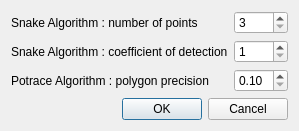
<?xml version="1.0" encoding="UTF-8"?>
<ui version="4.0">
 <class>Dialog</class>
 <widget class="QDialog" name="Dialog">
  <property name="geometry">
   <rect>
    <x>0</x>
    <y>1</y>
    <width>271</width>
    <height>121</height>
   </rect>
  </property>
  <property name="sizePolicy">
   <sizepolicy hsizetype="Fixed" vsizetype="Fixed">
    <horstretch>0</horstretch>
    <verstretch>0</verstretch>
   </sizepolicy>
  </property>
  <property name="windowTitle">
   <string>Dialog</string>
  </property>
  <layout class="QFormLayout" name="formLayout">
   <item row="0" column="0">
    <widget class="QLabel" name="label">
     <property name="text">
      <string>Snake Algorithm : number of points</string>
     </property>
    </widget>
   </item>
   <item row="0" column="1">
    <widget class="QSpinBox" name="numberPointsSnake">
     <property name="minimum">
      <number>3</number>
     </property>
     <property name="maximum">
      <number>3000</number>
     </property>
    </widget>
   </item>
   <item row="1" column="0">
    <widget class="QLabel" name="label_2">
     <property name="text">
      <string>Snake Algorithm : coefficient of detection</string>
     </property>
    </widget>
   </item>
   <item row="1" column="1">
    <widget class="QSpinBox" name="coeffDetectSnake">
     <property name="minimum">
      <number>1</number>
     </property>
     <property name="maximum">
      <number>50</number>
     </property>
    </widget>
   </item>
   <item row="2" column="0">
    <widget class="QLabel" name="label_3">
     <property name="text">
      <string>Potrace Algorithm : polygon precision</string>
     </property>
    </widget>
   </item>
   <item row="2" column="1">
    <widget class="QDoubleSpinBox" name="precisionPotrace">
     <property name="minimum">
      <double>0.100000000000000</double>
     </property>
     <property name="maximum">
      <double>4.000000000000000</double>
     </property>
     <property name="singleStep">
      <double>0.100000000000000</double>
     </property>
    </widget>
   </item>
   <item row="3" column="0" colspan="2">
    <widget class="QDialogButtonBox" name="buttonBox">
     <property name="orientation">
      <enum>Qt::Horizontal</enum>
     </property>
     <property name="standardButtons">
      <set>QDialogButtonBox::Cancel|QDialogButtonBox::Ok</set>
     </property>
    </widget>
   </item>
  </layout>
 </widget>
 <resources/>
 <connections>
  <connection>
   <sender>buttonBox</sender>
   <signal>accepted()</signal>
   <receiver>Dialog</receiver>
   <slot>accept()</slot>
   <hints>
    <hint type="sourcelabel">
     <x>248</x>
     <y>254</y>
    </hint>
    <hint type="destinationlabel">
     <x>157</x>
     <y>274</y>
    </hint>
   </hints>
  </connection>
  <connection>
   <sender>buttonBox</sender>
   <signal>rejected()</signal>
   <receiver>Dialog</receiver>
   <slot>reject()</slot>
   <hints>
    <hint type="sourcelabel">
     <x>316</x>
     <y>260</y>
    </hint>
    <hint type="destinationlabel">
     <x>286</x>
     <y>274</y>
    </hint>
   </hints>
  </connection>
 </connections>
</ui>
